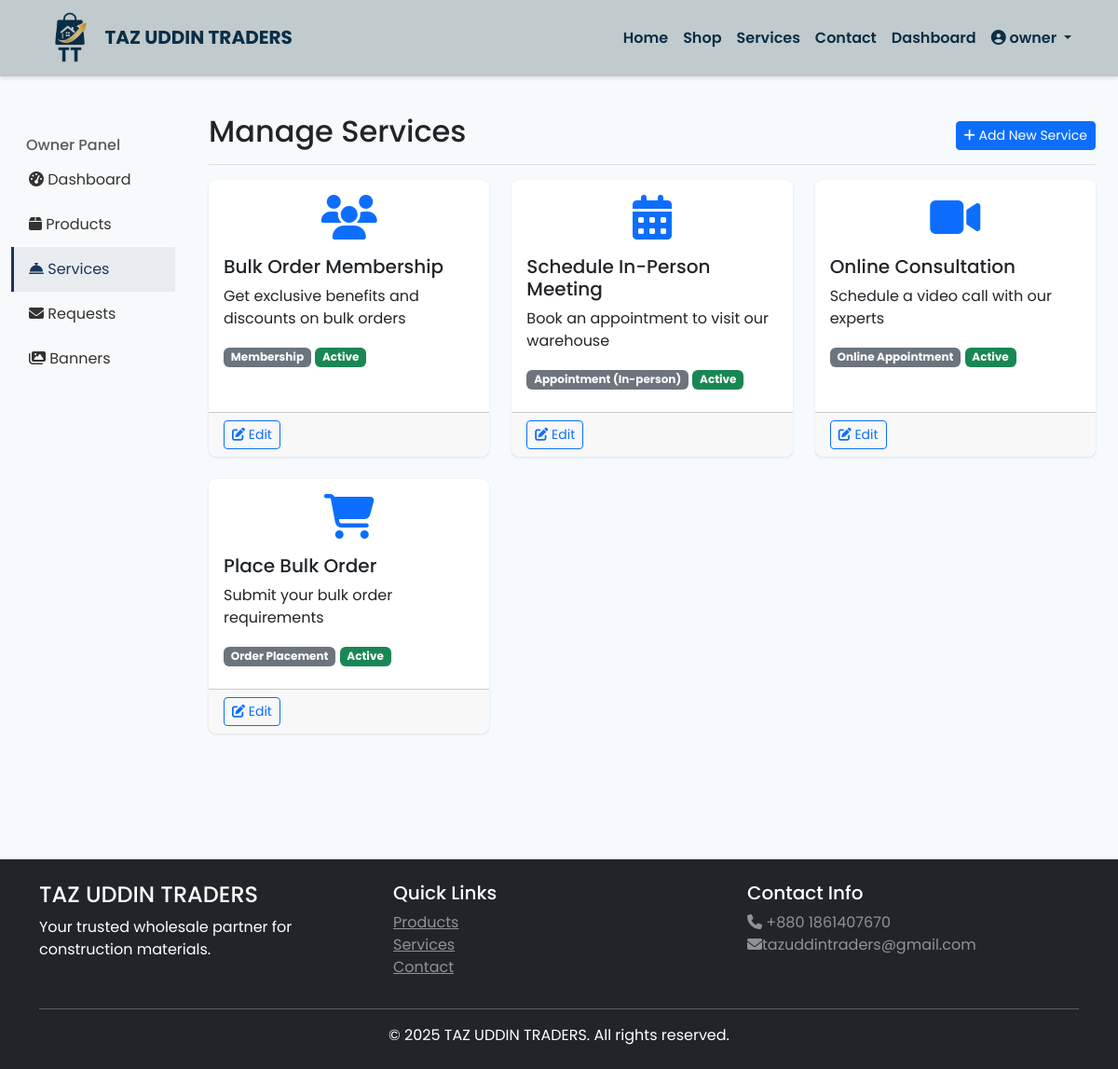
The page /services/owner/services/ (signed in) on the database its author committed.
### accounts/models.py (models this page shows)
class User(AbstractUser):
    ROLE_CHOICES = (
        ('superadmin', 'Superadmin'),
        ('owner', 'Owner'),
        ('client', 'Client'),
    )
    role = models.CharField(max_length=20, choices=ROLE_CHOICES, default='client')
    phone = models.CharField(max_length=15, blank=True)
    address = models.TextField(blank=True)
    created_at = models.DateTimeField(auto_now_add=True)
    updated_at = models.DateTimeField(auto_now=True)
    class Meta:
        db_table = 'users'
    def is_superadmin(self):
        return self.role == 'superadmin'
    def is_owner(self):
        return self.role == 'owner'
    def is_client(self):
        return self.role == 'client'

### services/models.py (models this page shows, shortened)
class Service(models.Model):
    SERVICE_TYPES = (
        ('membership', 'Membership'),
        ('appointment', 'Appointment (In-person)'),
        ('online_appointment', 'Online Appointment'),
        ('order', 'Order Placement'),
        ('complaint', 'Complaint Submission'),
        ('fast_track', 'Fast Track Help'),
        ('general', 'General Request'),
    )
    title = models.CharField(max_length=200)
    service_type = models.CharField(max_length=30, choices=SERVICE_TYPES)
    description = models.TextField()
    icon = models.CharField(max_length=50, blank=True)
    is_active = models.BooleanField(default=True)
    created_at = models.DateTimeField(auto_now_add=True)
    updated_at = models.DateTimeField(auto_now=True)

### services/views.py (the view)
# urls.py: path('owner/services/', views.OwnerServiceListView.as_view(), name='owner_service_list'),
class OwnerServiceListView(LoginRequiredMixin, UserPassesTestMixin, ListView):
    model = Service
    template_name = 'owner/service_list.html'
    context_object_name = 'services'
    def test_func(self):
        return is_owner_or_superadmin(self.request.user)

### services/views.py (called while the page is built)
def is_owner_or_superadmin(user):
    return user.is_authenticated and (user.is_owner() or user.is_superadmin())

### templates/owner/service_list.html (shortened to what this page needs)
{% extends 'base.html' %}
{% block content %}
<div class="container-fluid">
    <div class="row">
        <div class="col-md-3 col-lg-2 d-md-block sidebar">
            <div class="position-sticky pt-3">
                <h6 class="sidebar-heading d-flex justify-content-between align-items-center px-3 mt-4 mb-1 text-muted">
                    <span>Owner Panel</span>
                </h6>
                <ul class="nav flex-column">
                    <li class="nav-item">
                        <a class="nav-link" href="{% url 'core:owner_dashboard' %}">
                            <i class="fas fa-tachometer-alt"></i> Dashboard
                        </a>
                    </li>
                    <li class="nav-item">
                        <a class="nav-link" href="{% url 'shop:owner_product_list' %}">
                            <i class="fas fa-box"></i> Products
                        </a>
                    </li>
                    <li class="nav-item">
                        <a class="nav-link active" href="{% url 'services:owner_service_list' %}">
                            <i class="fas fa-concierge-bell"></i> Services
                        </a>
                    </li>
                    <li class="nav-item">
                        <a class="nav-link" href="{% url 'services:owner_request_list' %}">
                            <i class="fas fa-envelope"></i> Requests
                        </a>
                    </li>
                    <li class="nav-item">
                        <a class="nav-link" href="{% url 'core:owner_banner_list' %}">
                            <i class="fas fa-images"></i> Banners
                        </a>
                    </li>
                </ul>
            </div>
        </div>
        <main class="col-md-9 ms-sm-auto col-lg-10 px-md-4">
            <div class="d-flex justify-content-between flex-wrap flex-md-nowrap align-items-center pt-3 pb-2 mb-3 border-bottom">
                <h1 class="h2">Manage Services</h1>
                <div class="btn-toolbar mb-2 mb-md-0">
                    <a href="{% url 'services:service_create' %}" class="btn btn-sm btn-primary">
                        <i class="fas fa-plus"></i> Add New Service
                    </a>
                </div>
            </div>
            <div class="row">
                {% for service in services %}
                <div class="col-md-6 col-lg-4 mb-4">
                    <div class="card h-100">
                        <div class="card-body">
                            <div class="text-center mb-3">
                                <i class="{{ service.icon|default:'fas fa-concierge-bell' }} fa-3x text-primary"></i>
                            </div>
                            <h5 class="card-title">{{ service.title }}</h5>
                            <p class="card-text">{{ service.description|truncatewords:20 }}</p>
                            <p class="mb-2">
                                <span class="badge bg-secondary">{{ service.get_service_type_display }}</span>
                                {% if service.is_active %}
                                    <span class="badge bg-success">Active</span>
                                {% else %}
                                    <span class="badge bg-danger">Inactive</span>
                                {% endif %}
                            </p>
                        </div>
                        <div class="card-footer">
                            <a href="{% url 'services:service_update' service.pk %}" class="btn btn-sm btn-outline-primary">
                                <i class="fas fa-edit"></i> Edit
                            </a>
                        </div>
                    </div>
                </div>
                {% empty %}
                <div class="col-12">
                    <p class="text-muted text-center">No services found. Click "Add New Service" to create one.</p>
                </div>
                {% endfor %}
            </div>
        </main>
    </div>
</div>
{% endblock %}

### templates/base.html (shortened to what this page needs)
 {% load static %}
<!DOCTYPE html>
<html lang="en">
<head>
    <link href="https://cdn.jsdelivr.net/npm/bootstrap@5.3.0/dist/css/bootstrap.min.css" rel="stylesheet">
    <link rel="stylesheet" href="https://cdnjs.cloudflare.com/ajax/libs/font-awesome/6.4.0/css/all.min.css">
    {% load static %}
    <link rel="stylesheet" href="{% static 'css/style.css' %}">
</head>
<body>
    <nav class="navbar navbar-expand-lg navbar-dark" style="background-color: #C1CACC;">
        <div class="container">
            <a class="navbar-brand fw-bold" href="{% url 'core:home' %}" style="color:#0A2E46;">
                <img src="{% static 'img/logo.png' %}"  style="height:3.5rem;"> TAZ UDDIN TRADERS
            </a>
            <div class="collapse navbar-collapse" id="navbarNav">
                <ul class="navbar-nav ms-auto">
                    <li class="nav-item">
                        <a class="nav-link" style="color:#0A2E46;" href="{% url 'core:home' %}">Home</a>
                    </li>
                    <li class="nav-item">
                        <a class="nav-link" style="color:#0A2E46;" href="{% url 'shop:product_list' %}">Shop</a>
                    </li>
                    <li class="nav-item">
                        <a class="nav-link" style="color:#0A2E46;" href="{% url 'services:service_list' %}">Services</a>
                    </li>
                    <li class="nav-item">
                        <a class="nav-link" style="color:#0A2E46;" href="{% url 'core:contact' %}">Contact</a>
                    </li>
                    {% if user.is_authenticated %}
                        {% if user.is_owner or user.is_superadmin %}
                            <li class="nav-item">
                                <a class="nav-link" style="color:#0A2E46;" href="{% url 'core:owner_dashboard' %}">Dashboard</a>
                            </li>
                        {% endif %}
                        <li class="nav-item dropdown">
                            <a class="nav-link dropdown-toggle" style="color:#0A2E46;" href="#" id="navbarDropdown" role="button" data-bs-toggle="dropdown">
                                <i class="fas fa-user-circle"></i> {{ user.username }}
                            </a>
                        </li>
                    {% endif %}
                </ul>
            </div>
        </div>
    </nav>
    <main class="py-4">
        {% block content %}{% endblock %}
    </main>
    <footer class="bg-dark text-white py-4 mt-5">
        <div class="container">
            <div class="row">
                <div class="col-md-4">
                    <h4>TAZ UDDIN TRADERS</h4>
                    <p>Your trusted wholesale partner for construction materials.</p>
                </div>
                <div class="col-md-4">
                    <h5>Quick Links</h5>
                    <ul class="list-unstyled">
                        <li><a href="{% url 'shop:product_list' %}" class="text-white-50">Products</a></li>
                        <li><a href="{% url 'services:service_list' %}" class="text-white-50">Services</a></li>
                        <li><a href="{% url 'core:contact' %}" class="text-white-50">Contact</a></li>
                    </ul>
                </div>
                <div class="col-md-4">
                    <h5>Contact Info</h5>
                    <p class="text-white-50">
                        <i class="fas fa-phone"></i> +880 1861407670<br>
                        <i class="fas fa-envelope"></i>tazuddintraders@gmail.com
                    </p>
                </div>
            </div>
            <hr class="bg-white">
            <p class="text-center mb-0">&copy; 2025 TAZ UDDIN TRADERS. All rights reserved.</p>
        </div>
    </footer>
</body>
</html>

### static/css/style.css (style rules this page uses)
:root { --primary-color: #1a365d; --secondary-color: #2d3748; --success-color: #48bb78; --danger-color: #f56565; --warning-color: #ecc94b; --light-bg: #f7fafc; --border-radius: 0.5rem; }
body { font-family: 'Poppins', sans-serif; background-color: var(--light-bg); }
.navbar { box-shadow: 0 2px 4px rgba(0,0,0,0.1); font-weight: 600; }
.card { border: none; border-radius: var(--border-radius); box-shadow: 0 1px 3px rgba(0,0,0,0.1); transition: transform 0.2s; }
.sidebar { min-height: calc(100vh - 56px); background-color: #f8f9fa; }
.sidebar .nav-link { color: #333; padding: 0.75rem 1rem; border-left: 3px solid transparent; }
.sidebar .nav-link.active { background-color: #e9ecef; border-left-color: var(--primary-color); color: var(--primary-color); }

### rows shown on the page
User: username "owner"
Service: title "Bulk Order Membership", description "Get exclusive benefits and discounts on bulk orders", service_type "Membership", is_active "Active"
Service: title "Schedule In-Person Meeting", description "Book an appointment to visit our warehouse", service_type "Appointment (In-person)", is_active "Active"
Service: title "Online Consultation", description "Schedule a video call with our experts", service_type "Online Appointment", is_active "Active"
Service: title "Place Bulk Order", description "Submit your bulk order requirements", service_type "Order Placement", is_active "Active"
